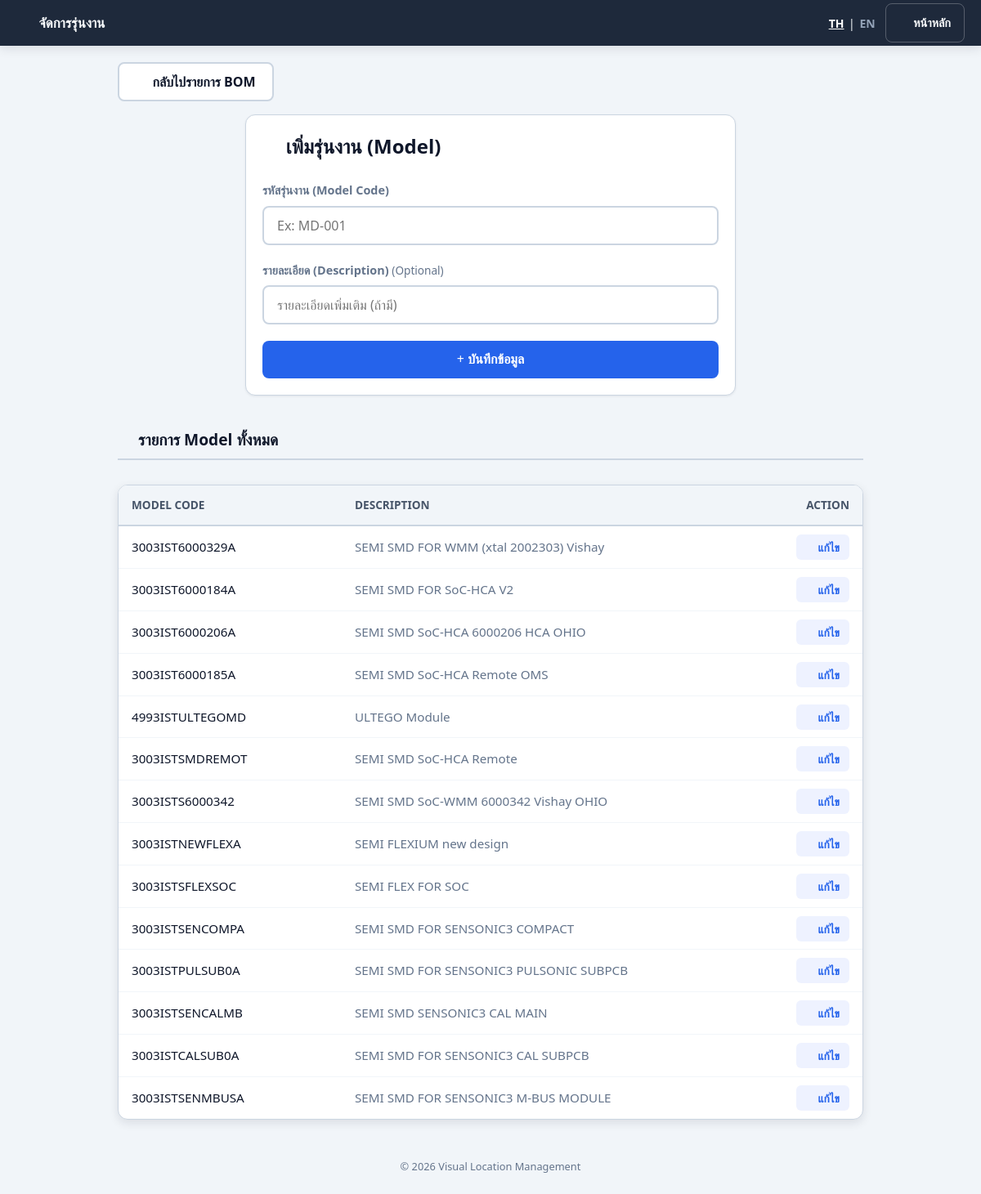
/visual_inventory/public/add_model.php (signed in), run on the app's committed database.
### tables this page shows
CREATE TABLE `models` (
  `id` int(11) NOT NULL COMMENT 'รหัสรุ่นงาน (PK)',
  `model_code` varchar(50) NOT NULL COMMENT 'รหัสรุ่น เช่น MODEL-A001',
  `description` varchar(255) DEFAULT NULL COMMENT 'รายละเอียดรุ่นงาน',
  `created_at` timestamp NOT NULL DEFAULT current_timestamp() COMMENT 'วันเวลาที่สร้าง',
  `remark` text DEFAULT NULL COMMENT 'หมายเหตุ เช่น ลูกค้าเจ้าของรุ่น'
);

### visual_inventory/config/language.php (called while the page is built, shortened)
<?php
$lang_code = $_SESSION['lang'];
$lang_file = __DIR__ . "/../languages/{$lang_code}.php";
if (file_exists($lang_file)) {
    $translations = require($lang_file);
} else {
    $translations = require(__DIR__ . "/../languages/th.php");
}
function __($key)
{
    global $translations;
    return $translations[$key] ?? $key;
}
?>

### visual_inventory/public/add_model.php (the view, shortened to what this page needs)
<?php
require_once("../config/condb.php");
$models = $condb->query("SELECT * FROM models ORDER BY id DESC");
$edit_data = null;
?>
<!DOCTYPE html>
<html lang="<?= htmlspecialchars($_SESSION['lang'] ?? 'th') ?>">
<head>
    <link href="plugins/google-fonts/fonts.css" rel="stylesheet">
    <link href="plugins/font-awesome/all.css" rel="stylesheet">
    <link href="plugins/font-awesome/v4-font-face.css" rel="stylesheet">
        <link rel="stylesheet" href="assets/factory.css?v=20260611">
    <link rel="stylesheet" href="assets/pages-common.css?v=20260607">
    <link rel="stylesheet" href="assets/pages/add-model.css?v=20260607">
</head>
<body class="factory-app">
<?php require __DIR__ . '/includes/layout_header.php'; ?>
<main class="fx-main fx-main--narrow">
    <div class="container">
        <div class="fx-scan-toolbar" style="margin-bottom:1rem;">
            <a href="view_bom" class="fx-btn fx-btn-secondary"><i class="fas fa-arrow-left"></i>
                <?= __('back') == 'Back' ? 'Back to BOM List' : 'กลับไปรายการ BOM' ?></a>
        </div>
        <div class="card">
            <h2>
                <i class="fas <?= $edit_data ? 'fa-edit' : 'fa-layer-group' ?>" style="color:var(--primary);"></i>
                <?= $edit_data ? (__('logout') == 'Logout' ? 'Edit Model' : 'แก้ไขรุ่นงาน (Model)') : (__('logout') == 'Logout' ? 'Add Model' : 'เพิ่มรุ่นงาน (Model)') ?>
            </h2>
            <form method="post" action="add_model">
                <label><?= __('logout') == 'Logout' ? 'Model Code' : 'รหัสรุ่นงาน (Model Code)' ?></label>
                <input type="text" name="model_code" id="model_code" placeholder="Ex: MD-001"
                    value="<?= $edit_data ? htmlspecialchars($edit_data['model_code']) : '' ?>" required <?= $edit_data ? '' : 'autofocus' ?>>
                <label><?= __('logout') == 'Logout' ? 'Description' : 'รายละเอียด (Description)' ?> <span
                        style="font-weight:normal; color:var(--text-light); font-size:0.85rem;">(Optional)</span></label>
                <input type="text" name="description"
                    placeholder="<?= __('logout') == 'Logout' ? 'Additional details...' : 'รายละเอียดเพิ่มเติม (ถ้ามี)' ?>"
                    value="<?= $edit_data ? htmlspecialchars($edit_data['description']) : '' ?>">
                <button type="submit" class="btn-primary">
                    <i class="fas <?= $edit_data ? 'fa-save' : 'fa-plus' ?>"></i>
                    <?= $edit_data ? (__('save_btn')) : (__('save_btn')) ?>
                </button>
            </form>
        </div>
        <h3 class="section-title"><i class="fas fa-list"></i>
            <?= __('logout') == 'Logout' ? 'All Models' : 'รายการ Model ทั้งหมด' ?></h3>
        <div class="table-container">
            <table>
                <thead>
                    <tr>
                        <th width="30%">Model Code</th>
                        <th width="50%">Description</th>
                        <th width="20%" style="text-align:right;">Action</th>
                    </tr>
                </thead>
                <tbody>
                    <?php if ($models && $models->num_rows > 0): ?>
                        <?php while ($row = $models->fetch_assoc()): ?>
                            <tr>
                                <td style="font-weight:500;"><?= htmlspecialchars($row['model_code']) ?></td>
                                <td style="color:var(--text-light);"><?= htmlspecialchars($row['description'] ?: '-') ?></td>
                                <td style="text-align:right;">
                                    <a href="?edit=<?= $row['id'] ?>" class="btn-edit">
                                        <i class="fas fa-edit"></i> <?= __('logout') == 'Logout' ? 'Edit' : 'แก้ไข' ?>
                                    </a>
                                </td>
                            </tr>
                        <?php endwhile; ?>
                    <?php endif; ?>
                </tbody>
            </table>
        </div>
    </div>
</main>
<?php require __DIR__ . '/includes/layout_footer.php'; ?>
</body>
</html>

### visual_inventory/public/assets/factory.css (style rules this page uses)
:root { --fx-bg: #f1f5f9; --fx-surface: #ffffff; --fx-header: #1e293b; --fx-header-text: #f8fafc; --fx-text: #0f172a; --fx-text-muted: #64748b; --fx-border: #cbd5e1; --fx-primary: #059669; --fx-primary-hover: #047857; --fx-accent: #2563eb; --fx-accent-hover: #1d4ed8; --fx-success: #059669; --fx-warning: #d97706; --fx-warning-bg: #fef3c7; --fx-danger: #dc2626; --fx-danger-bg: #fee2e2; --fx-radius: 8px; --fx-radius-lg: 12px; --fx-shadow: 0 1px 3px rgba(15, 23, 42, 0.08); --fx-shadow-md: 0 4px 12px rgba(15, 23, 42, 0.1); --fx-font: 'Outfit', 'Sarabun', 'Segoe UI', Tahoma, Arial, system-ui, sans-serif; --fx-touch: 48px; --fx-scan-font: 1.125rem; }
*, *::before, *::after { box-sizing: border-box; }
body.factory-app { margin: 0; min-height: 100vh; font-family: var(--fx-font); font-size: 16px; line-height: 1.5; color: var(--fx-text); background: var(--fx-bg); }
.fx-main { max-width: 1280px; margin: 0 auto; padding: 1.25rem; }
.fx-main--narrow { max-width: 960px; }
.fx-btn { display: inline-flex; align-items: center; justify-content: center; gap: 0.5rem; min-height: var(--fx-touch); padding: 0 1.25rem; border: none; border-radius: var(--fx-radius); font-family: inherit; font-size: 1rem; font-weight: 700; cursor: pointer; text-decoration: none; transition: background 0.15s, transform 0.1s; }
.fx-btn-secondary { background: #fff; color: var(--fx-text); border: 2px solid var(--fx-border); }
.factory-app .section-title { font-size: 1.2rem; font-weight: 700; color: var(--fx-text); margin-bottom: 1.25rem; padding-bottom: 0.5rem; border-bottom: 2px solid var(--fx-border); border-left: none; padding-left: 0; }
html { -webkit-text-size-adjust: 100%; }
.factory-app { overflow-x: clip; }
.factory-app .container { width: 100%; max-width: 1280px; margin: 0 auto; padding: 0; }
.factory-app .table-container { overflow-x: auto; -webkit-overflow-scrolling: touch; }
.factory-app .fx-scan-toolbar { display: flex; flex-wrap: wrap; gap: 0.75rem; margin-bottom: 1rem; }
.factory-app label { display: block; margin-bottom: 0.5rem; font-weight: 600; color: var(--fx-text-muted); font-size: 0.9rem; }
.factory-app input[type="text"], .factory-app input[type="number"], .factory-app input[type="datetime-local"], .factory-app input[type="email"], .factory-app input[type="password"], .factory-app select, .factory-app textarea { width: 100%; min-height: var(--fx-touch); padding: 0 1rem; border: 2px solid var(--fx-border); border-radius: var(--fx-radius); font-family: inherit; font-size: 1rem; box-sizing: border-box; background: #fff; color: var(--fx-text); transition: border-color 0.15s, box-shadow 0.15s; }

### visual_inventory/public/assets/pages-common.css (style rules this page uses)
.factory-app { --primary: var(--fx-accent); --primary-dark: var(--fx-accent-hover); --bg: var(--fx-bg); --surface: var(--fx-surface); --text-main: var(--fx-text); --text-light: var(--fx-text-muted); --border: var(--fx-border); --success: var(--fx-success); --warning: var(--fx-warning); --danger: var(--fx-danger); --white: var(--fx-surface); }
.factory-app .fx-main { padding: 1.25rem 1.5rem 2rem; }
.factory-app .container, .factory-app .vir-container { max-width: 1300px; margin: 0 auto; }
.factory-app .btn-primary { background: var(--fx-accent); color: #fff; }
.factory-app .table-container { background: var(--fx-surface); border-radius: var(--fx-radius-lg); box-shadow: var(--fx-shadow-md); overflow: hidden; overflow-x: auto; border: 1px solid var(--fx-border); }
.factory-app .table-container table, .factory-app table.data-table { width: 100%; border-collapse: collapse; }
.factory-app .table-container th, .factory-app table.data-table th { background: var(--fx-bg); padding: 0.875rem 1rem; text-align: left; font-weight: 600; color: #475569; border-bottom: 1px solid var(--fx-border); white-space: nowrap; }
.factory-app .table-container td, .factory-app table.data-table td { padding: 0.875rem 1rem; border-bottom: 1px solid #f1f5f9; vertical-align: middle; }
.factory-app .table-container tr:last-child td, .factory-app table.data-table tr:last-child td { border-bottom: none; }
.factory-app .form-card, .factory-app .card { background: var(--fx-surface); border: 1px solid var(--fx-border); border-radius: var(--fx-radius-lg); padding: 1.25rem; box-shadow: var(--fx-shadow); margin-bottom: 1.5rem; }

### data on the page
models: model_code "3003IST6000329A", description "SEMI SMD FOR WMM (xtal 2002303) Vishay"
models: model_code "3003IST6000184A", description "SEMI SMD FOR SoC-HCA V2"
models: model_code "3003IST6000206A", description "SEMI SMD SoC-HCA 6000206 HCA OHIO"
models: model_code "3003IST6000185A", description "SEMI SMD SoC-HCA Remote OMS"
models: model_code "4993ISTULTEGOMD", description "ULTEGO Module"
models: model_code "3003ISTSMDREMOT", description "SEMI SMD SoC-HCA Remote"
models: model_code "3003ISTS6000342", description "SEMI SMD SoC-WMM 6000342 Vishay OHIO"
models: model_code "3003ISTNEWFLEXA", description "SEMI FLEXIUM new design"
models: model_code "3003ISTSFLEXSOC", description "SEMI FLEX FOR SOC"
models: model_code "3003ISTSENCOMPA", description "SEMI SMD FOR SENSONIC3 COMPACT"
models: model_code "3003ISTPULSUB0A", description "SEMI SMD FOR SENSONIC3 PULSONIC SUBPCB"
models: model_code "3003ISTSENCALMB", description "SEMI SMD SENSONIC3 CAL MAIN"
models: model_code "3003ISTCALSUB0A", description "SEMI SMD FOR SENSONIC3 CAL SUBPCB"
models: model_code "3003ISTSENMBUSA", description "SEMI SMD FOR SENSONIC3 M-BUS MODULE"

### other printed values
$page_title "จัดการรุ่นงาน"
__('back_to_main') "หน้าหลัก"
__('save_btn') "บันทึกข้อมูล"
__('system_name') "Visual Location Management"
